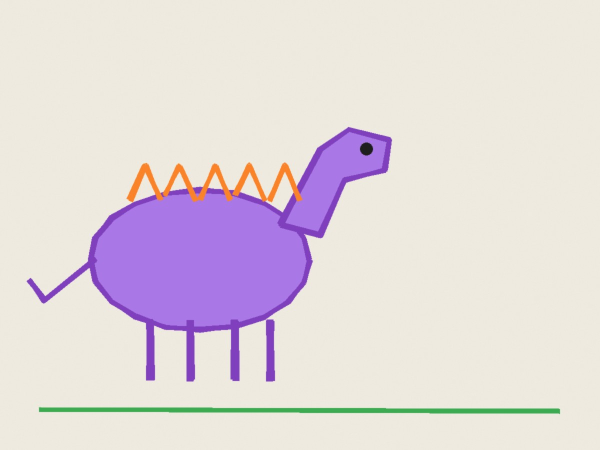
#> input picture samples/dino.jpg, 1200 x 900 px (shown at 1/2 size)
$ python -i imaging.py   (imports and definitions only)
#> lines starting #> are read from the running program, lines starting #| are printed output that depends on the picture
#> further down, picture is the input picture: PIL image 1200x900 RGB; mean R, G, B 226.7, 216.9, 219.9
"""Image work that runs locally (Pillow): photo cleanup, paper keying, sticker outline, crayon palette.

Stability AI models on Bedrock do the heavy lifting in AWS mode; these helpers prepare their inputs, validate their
outputs, and provide a deterministic fallback so a child's drawing is never lost.
"""

from __future__ import annotations

import io
import math
import random

from PIL import Image, ImageChops, ImageDraw, ImageFilter, ImageOps

MAX_SIDE = 1024
MIN_SIDE = 320


# [21 lines left out: functions load_photo, to_png_bytes, to_jpeg_bytes, not called in this run]


def paper_key(photo: Image.Image) -> Image.Image:
    """Make paper transparent: pixels close to the estimated paper colour become clear.

    Works well for crayon/marker on white or cream paper, where generic subject segmentation can drop
    thin strokes.
    """
    rgb = photo.convert("RGB")
    w, h = rgb.size
#> w = 1200; h = 900
    # Paper colour = median of a border band (drawings rarely touch every edge).
    band = max(4, min(w, h) // 25)
#> band = 36
    border = []
    px = rgb.load()
    step = max(1, (w + h) // 400)
#> step = 5
    for x in range(0, w, step):
        for y in list(range(0, band, 2)) + list(range(h - band, h, 2)):
            border.append(px[x, y])
#> after the loop, border = 8640 items, first 6: (238, 234, 223), (238, 234, 223), (238, 234, 223), (237, 233, 222), (238, 234, 223), (238, 234, 223)
    for y in range(0, h, step):
        for x in list(range(0, band, 2)) + list(range(w - band, w, 2)):
            border.append(px[x, y])
#> after the loop, border = 15120 items, first 6: (238, 234, 223), (238, 234, 223), (238, 234, 223), (237, 233, 222), (238, 234, 223), (238, 234, 223)
    paper = tuple(sorted(c[i] for c in border)[len(border) // 2] for i in range(3))
#> paper = (238, 234, 223)

    # Distance from paper colour, boosted by saturation so pale crayon still registers.
    paper_img = Image.new("RGB", rgb.size, paper)
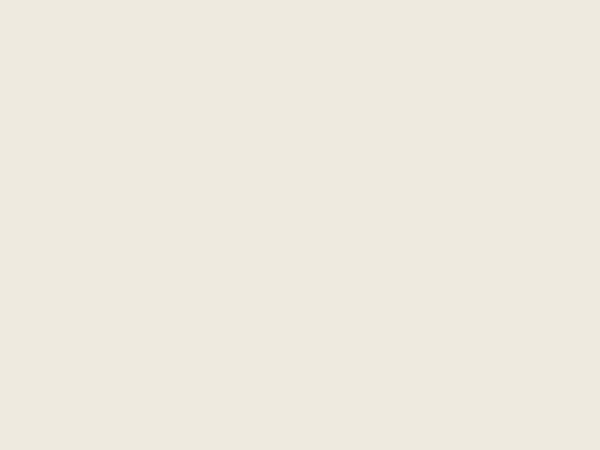
#> paper_img: PIL image 1200x900 RGB (shown at 1/2 size); mean R, G, B 238, 234, 223
    diff = ImageChops.difference(rgb, paper_img).convert("L")
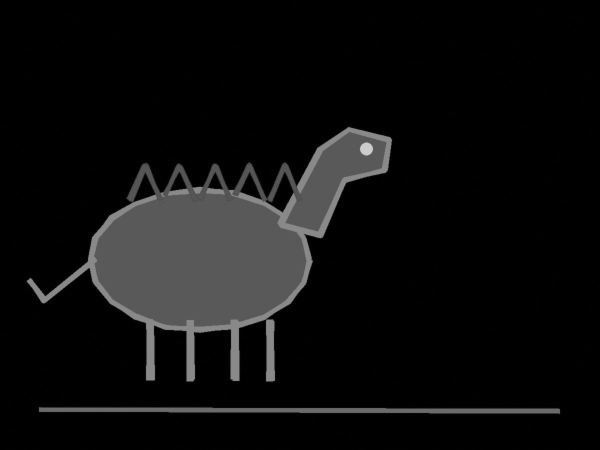
#> diff: PIL image 1200x900 L (shown at 1/2 size); min 0, max 213, mean 14.1
    sat = rgb.convert("HSV").split()[1]
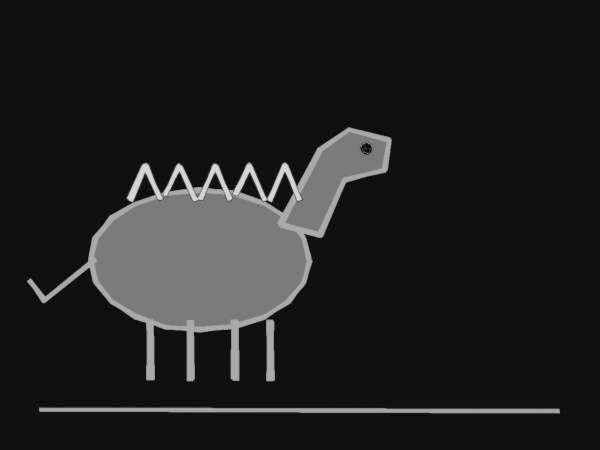
#> sat: PIL image 1200x900 L (shown at 1/2 size); min 0, max 231, mean 32.7
    signal = ImageChops.add(diff, sat.point(lambda v: v // 2))
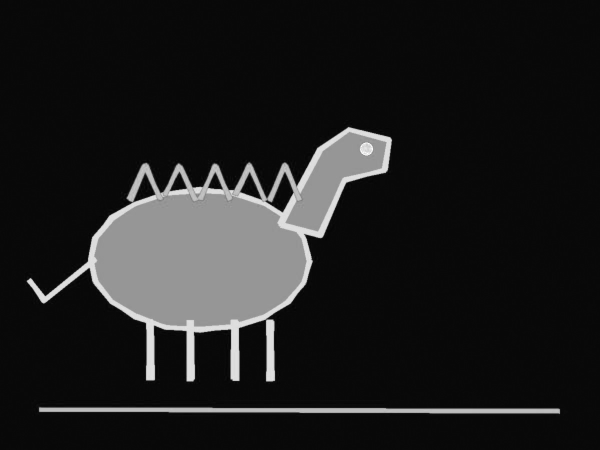
#> signal: PIL image 1200x900 L (shown at 1/2 size); min 2, max 255, mean 30.4
    signal = signal.filter(ImageFilter.GaussianBlur(1.2))
    alpha = signal.point(lambda v: 0 if v < 28 else 255 if v > 70 else int((v - 28) * 255 / 42))
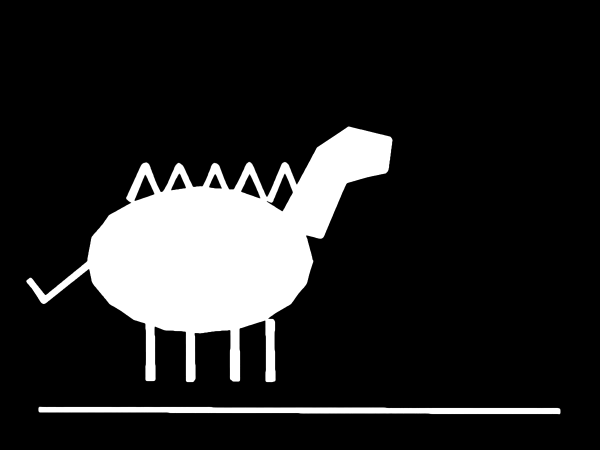
#> alpha: PIL image 1200x900 L (shown at 1/2 size); min 0, max 255, mean 37
    # Close small gaps in strokes, then drop speckles.
    alpha = alpha.filter(ImageFilter.MaxFilter(5)).filter(ImageFilter.MinFilter(3))
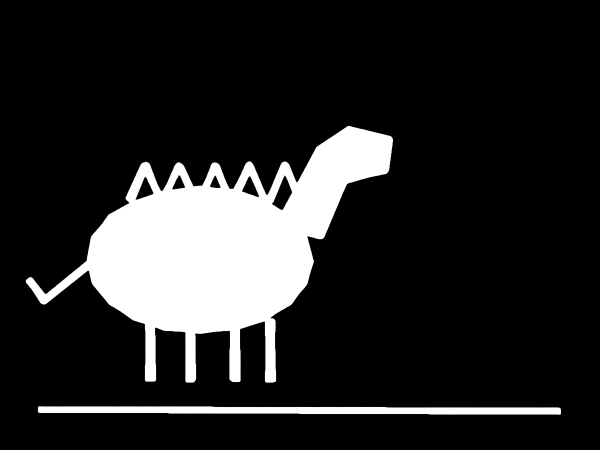
#> alpha: PIL image 1200x900 L (shown at 1/2 size); min 0, max 255, mean 38.7
    out = rgb.convert("RGBA")
    out.putalpha(alpha)
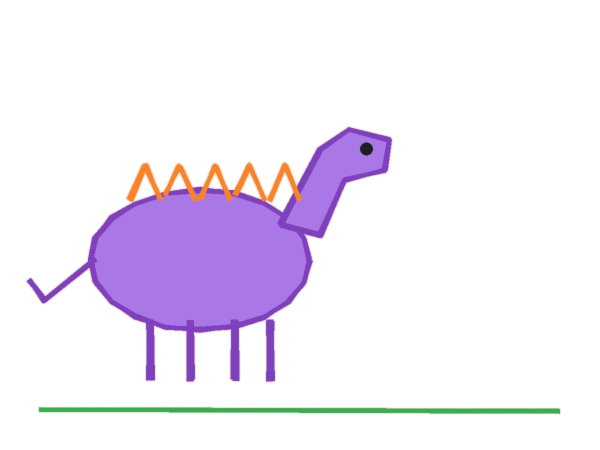
#> out: PIL image 1200x900 RGBA (shown at 1/2 size); mean R, G, B, A 226.7, 216.9, 219.9, 38.7; transparent parts drawn white
    return out


# [58 lines left out: functions coverage, is_plausible_cutout, sticker, palette, not called in this run]


_NAMED = {
    "red": "#E53935", "crimson": "#B0183D", "pink": "#F48FB1", "magenta": "#D81B9A", "orange": "#FB8C00",
    "peach": "#FFBE98", "yellow": "#FDD835", "gold": "#E6B422", "lime green": "#9CCC3C", "green": "#43A047",
    "forest green": "#2E5E2E", "teal": "#00897B", "turquoise": "#3FD0D4", "sky blue": "#64B5F6", "blue": "#1E63D6",
    "navy blue": "#1A237E", "lavender": "#B39DDB", "purple": "#8E44C8", "violet": "#5E2A8C", "brown": "#7B4A2A",
    "tan": "#C8A070", "grey": "#8C8C8C", "cream": "#FFF4DC",
}


# [14 lines left out: functions colour_names, _distance, not called in this run]


def _mix(a: tuple[int, int, int], b: tuple[int, int, int], t: float) -> tuple[int, int, int]:
    return tuple(int(a[i] + (b[i] - a[i]) * t) for i in range(3))  # type: ignore[return-value]


def _hex(c: str) -> tuple[int, int, int]:
    return tuple(int(c[i : i + 2], 16) for i in (1, 3, 5))  # type: ignore[return-value]


# [33 lines left out: function mock_scene, not called in this run]

>>> from PIL import Image
>>> picture = Image.open('../../samples/dino.jpg')
>>> result = paper_key(picture)
